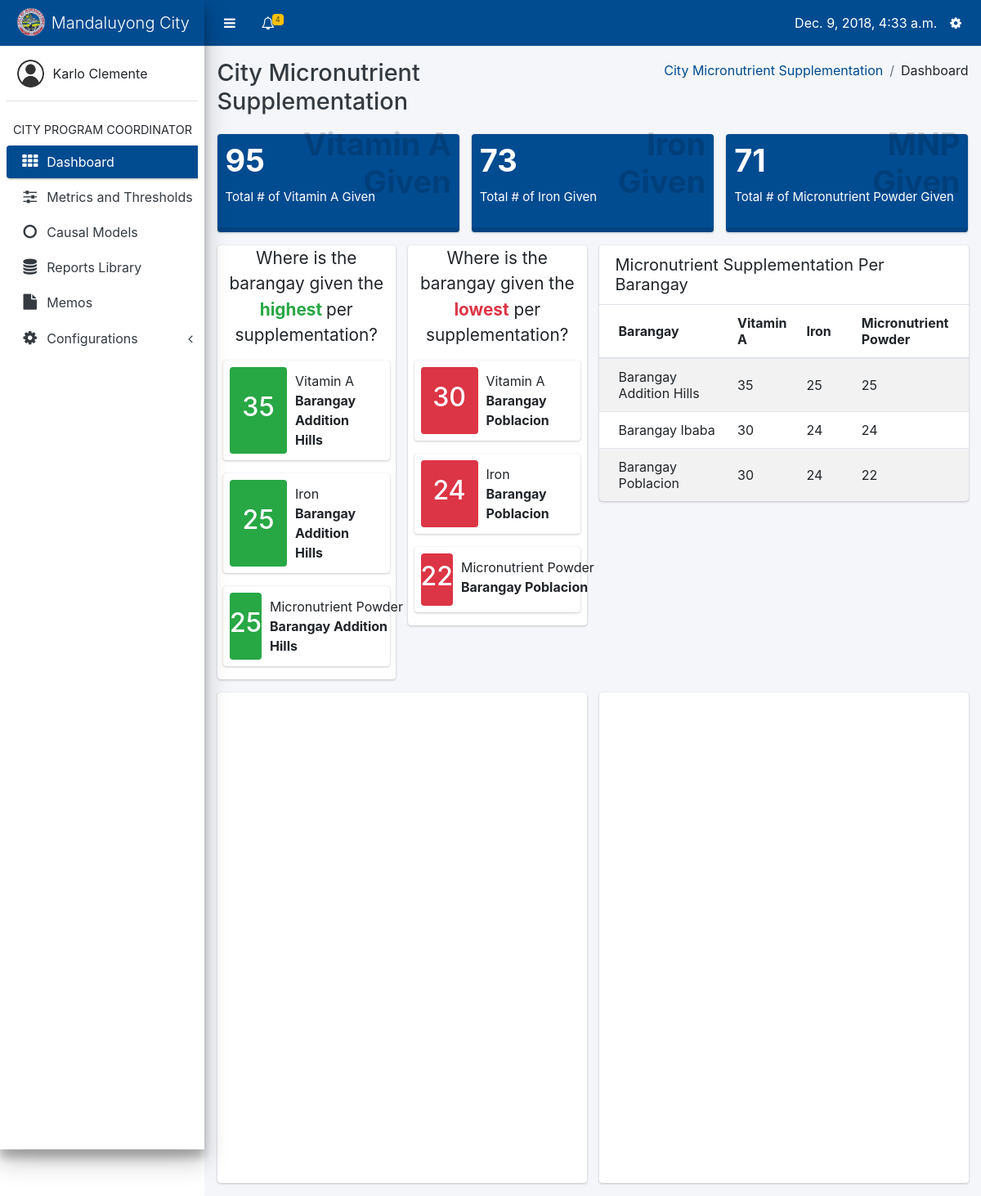
The app's page /visualizations/city_micronutrient (signed in) with its own data.
### core/models.py (models this page shows, shortened)
class Profile(models.Model):
    user = models.OneToOneField(User, on_delete=models.CASCADE, related_name='profile')
    barangay = models.ForeignKey(Barangay, on_delete=models.CASCADE, null=True, blank=True)
    USER_TYPES = (
        ('Barangay Nutrition Scholar', 'Barangay Nutrition Scholar'),
        ('Nutritionist', 'Nutritionist'),
        ('Nutrition Program Coordinator', 'Nutrition Program Coordinator')
    )
    user_type = models.CharField(max_length=40, choices=USER_TYPES)

### datainput/models.py (models this page shows, shortened)
class Barangay(models.Model):
    name = models.CharField(max_length=100)

### visualizations/views.py (the view)
# urls.py: path('city_micronutrient', views.city_micronutrient, name='city_micronutrient'),
@login_required
def city_micronutrient(request):
    profile = Profile.objects.get(user=request.user)
    if profile.user_type == 'Nutritionist':
        template_values = 'core/nutritionist-layout.html'
    else:
        template_values = 'core/pc_layout.html'
    context = {
        'active': 'db',
        'template_values': template_values,
        'totals': cc.given_totals(),
        'highest': cc.highest(0),
        'lowest': cc.highest(123),
        'micro_per_barangay': cc.micro_per_barangay()
    }
    return render(request, 'visualizations/insights/micronutrient.html', context)

### visualizations/templates/visualizations/insights/micronutrient.html (shortened to what this page needs)
{% extends template_values %}
{% block content %}
{% load static %}
    <div class="content-wrapper" style="height: auto; margin-top: 57px;">
        <div class="content-header">
        <div class="container-fluid">
            <div class="row mb-2">
                    <div class="col-sm-6">
                        <h1 class="m-0 text-dark">City Micronutrient Supplementation</h1>
                    </div>
                <div class="col-sm-6">
                    <ol class="breadcrumb float-sm-right">
                        <li class="breadcrumb-item"><a href="#">City Micronutrient Supplementation</a></li>
                        <li class="breadcrumb-item">Dashboard</li>
                    </ol>
                </div>
            </div>
        </div>
    </div>
        <div class="content">
            <div class="container-fluid">
<div class="row">
    <div class="col-4">
        <div class="small-box bg-primary">
            <div class="inner">
                <h3>{{ totals.0 }}</h3>
                <p>Total # of Vitamin A Given</p>
            </div>
            <div class="icon">
                <h3 style="margin-bottom: 0;">Vitamin A</h3>
                <h3 style="text-align: right;">Given</h3>
            </div>
            <div class="small-box-footer">
            </div>
        </div>
    </div>
    <div class="col-4">
        <div class="small-box bg-primary">
            <div class="inner">
                <h3>{{ totals.1 }}</h3>
                <p>Total # of Iron Given</p>
            </div>
            <div class="icon">
                <h3 style="margin-bottom: 0; text-align: right;">Iron</h3>
                <h3 style="text-align: right;">Given</h3>
            </div>
            <div class="small-box-footer">
            </div>
        </div>
    </div>
    <div class="col-4">
        <div class="small-box bg-primary">
            <div class="inner">
                <h3>{{ totals.2 }}</h3>
                <p>Total # of Micronutrient Powder Given</p>
            </div>
            <div class="icon">
                <h3 style="margin-bottom: 0; text-align: right;">MNP</h3>
                <h3 style="text-align: right;">Given</h3>
            </div>
            <div class="small-box-footer">
            </div>
        </div>
    </div>
</div>
<div class="row">
<div class="col-3">
    <div class="card">
        <div class="card-body p-0">
            <p  style="text-align: center; font-size: 1.3rem;">Where is the barangay given the<br><b class="text-success">highest </b> per supplementation?</p>
            <div class="col-12">
                <div class="info-box">
                    <span class="info-box-icon bg-success"><h2>{{ highest.0.1 }}</h2></span>
                    <div class="info-box-content">
                        <span class="info-box-text">Vitamin A</span>
                        <span class="info-box-number">{{ highest.0.0 }}</span>
                    </div>
                </div>
            </div>
            <div class="col-12">
                <div class="info-box">
                    <span class="info-box-icon bg-success"><h2>{{ highest.1.1 }}</h2></span>
                    <div class="info-box-content">
                        <span class="info-box-text">Iron</span>
                        <span class="info-box-number">{{ highest.1.0 }}</span>
                    </div>
                </div>
            </div>
            <div class="col-12">
                <div class="info-box">
                    <span class="info-box-icon bg-success"><h2>{{ highest.2.1 }}</h2></span>
                    <div class="info-box-content">
                        <span class="info-box-text">Micronutrient Powder</span>
                        <span class="info-box-number">{{ highest.2.0 }}</span>
                    </div>
                </div>
            </div>
        </div>
    </div>
</div>
<div class="col-3">
    <div class="card">
        <div class="card-body p-0">
            <p style="text-align: center; font-size: 1.3rem;">Where is the barangay given the <br><b class="text-danger">lowest</b> per supplementation?</p>
            <div class="col-12">
                <div class="info-box">
                    <span class="info-box-icon bg-danger"><h2>{{ lowest.0.1 }}</h2></span>
                    <div class="info-box-content">
                        <span class="info-box-text">Vitamin A</span>
                        <span class="info-box-number">{{ lowest.0.0 }}</span>
                    </div>
                </div>
            </div>
            <div class="col-12">
                <div class="info-box">
                    <span class="info-box-icon bg-danger"><h2>{{ lowest.1.1 }}</h2></span>
                    <div class="info-box-content">
                        <span class="info-box-text">Iron</span>
                        <span class="info-box-number">{{ lowest.1.0 }}</span>
                    </div>
                </div>
            </div>
            <div class="col-12">
                <div class="info-box">
                    <span class="info-box-icon bg-danger"><h2>{{ lowest.2.1 }}</h2></span>
                    <div class="info-box-content">
                        <span class="info-box-text">Micronutrient Powder</span>
                        <span class="info-box-number">{{ lowest.2.0 }}</span>
                    </div>
                </div>
            </div>
        </div>
    </div>
</div>
<div class="col-6">
    <div class="card">
        <div class="card-header no-border">
            <h3 class="card-title">Micronutrient Supplementation Per Barangay</h3>
        </div>
        <div class="card-body p-0">
            <table class="table table-striped table-valign-middle">
                <thead>
                    <tr>
                        <th style="width: 46%;">Barangay</th>
                        <th style="width: 18%;">Vitamin A</th>
                        <th style="width: 18%;">Iron</th>
                        <th style="width: 18%;">Micronutrient Powder</th>
                    </tr>
                </thead>
                <tbody>
                    {% for b in micro_per_barangay %}
                    <tr>
                    {% for a in b %}
                    <td>{{ a }}</td>
                    {% endfor %}
                    </tr>
                    {% endfor %}
                </tbody>
            </table>
        </div>
    </div>
</div>
</div>
<div class="row">
    <div class="col-6">
        <div style="height: 600px;" class="card">
            <div class="col-12" id="totals">
            </div>
        </div>
    </div>
    <div class="col-6">
        <div style="height: 600px;" class="card">
            <div class="col-12" id="totals-lowest">
            </div>
        </div>
    </div>
</div>
            </div>
        </div>
    </div>
{% endblock %}

### core/templates/core/pc_layout.html (shortened to what this page needs)
{% load static %}
<html>
    <head>
        <link rel="stylesheet" type="text/css" href="{% static 'core/plugins/bootstrap/css/bootstrap.css' %}">
        <link rel="stylesheet" type="text/css" href="{% static 'core/plugins/css/adminlte.css' %}">
        <link rel="stylesheet" type="text/css" href="{% static 'core/plugins/datatables/dataTables.bootstrap4.css' %}">
        <link rel="stylesheet" type="text/css" href="{% static 'core/plugins/font-awesome/css/font-awesome.css' %}">
        <link rel="stylesheet" type="text/css" href="{% static 'core/plugins/select2/select2.css' %}">
    </head>
    <body class="sidebar-mini" style="padding-right: 0 !important;">
        <div class="wrapper">
            <nav class="main-header navbar navbar-expand border-bottom navbar-light bg-primary" style="position: fixed; right: 0; left: 0;">
                <ul class="navbar-nav">
                    <li class="nav-item">
                        <a class="nav-link" data-widget="pushmenu" href="#" style="padding-top: 12px;"><i class="fa fa-bars"></i></a>
                    </li>
                    <li class="nav-item dropdown">
                        <a class="nav-link" data-toggle="dropdown" href="#" aria-expanded="false" style="padding-top: 12px;">
                            <i class="fa fa-bell-o"></i>
                            {% if unread_count > 0 %}
                                <span class="badge badge-warning navbar-badge">
                                {{ unread_count }}</span>
                            {% endif %}
                        </a>
                    </li>
                </ul>
                <ul class="navbar-nav ml-auto">
                    <li class="nav-item mt-2">
                        {{ today }}
                    </li>
                    <li class="nav-item dropdown">
                        <a class="nav-link" data-toggle="dropdown" href="#" aria-expanded="true" style="padding-top: 12px;">
                            <i class="fa fa-cog"></i>
                        </a>
                    </li>
                </ul>
            </nav>
            <aside class="main-sidebar elevation-4 sidebar-light-primary" style="min-height: 620px;">
                <div class="brand-link bg-primary">
                    <img src="{% static 'core/images/com.png' %}" class="brand-image img-circle" style="opacity: .8">
                    <span class="brand-text font-weight-light">Mandaluyong City</span>
                </div>
                <div class="sidebar">
                    <div class="user-panel mt-3 pb-3 mb-3 d-flex">
                        <div class="image">
                            <img src="{% static 'core/images/usr.png' %}" class="img-circle" alt="User Image">
                        </div>
                        <div class="info">
                            <div class="d-block">{{ profile.user.first_name }} {{ profile.user.last_name }}</div>
                        </div>
                    </div>
                    <nav class="mt-2">
                        <ul class="nav nav-pills nav-sidebar flex-column" data-widget="treeview" role="menu" data-accordion="false">
                            <li class="nav-header">CITY PROGRAM COORDINATOR</li>
                            <li class="nav-item">
                                <a href="{% url 'core:program_coordinator' %}" class="nav-link {% if active == 'db' %}active{% endif %}">
                                    <i class="nav-icon fa fa-th"></i>
                                    <p>Dashboard</p>
                                </a>
                                </li>
                            <li class="nav-item">
                                <a href="{% url 'datapreprocessing:index' %}" class="nav-link {% if active == 'mt' %}active{% endif %}">
                                    <i class="nav-icon fa fa-sliders"></i>
                                    <p>Metrics and Thresholds</p>
                                </a>
                            </li>
                              <li class="nav-item">
                                <a href="{% url 'causalmodel:index' 2018 %}" class="nav-link {% if active == 'cm' %}active{% endif %}">
                                    <i class="nav-icon fa fa-circle-o"></i>
                                    <p>Causal Models</p>
                                </a>
                            </li>
                            <li class="nav-item">
                                    <a href="{% url 'visualizations:reports_library' %}" class="nav-link {% if active == 'rl' %}active{% endif %}">
                                    <i class="nav-icon fa fa-database"></i>
                                    <p>Reports Library</p>
                                </a>
                            </li>
                            <li class="nav-item">
                                <a href="{% url 'core:memos' %}" class="nav-link {% if active == 'mm' %}active{% endif %}">
                                    <i class="nav-icon fa fa-file"></i>
                                    <p>Memos</p>
                                </a>
                            </li>
                            <li class="nav-item has-treeview {% if active == 'arc' %}menu-open{% endif %}">
                                <a href="#" class="nav-link {% if active == 'arc' %}active{% endif %}">
                                  <i class="nav-icon fa fa-cog"></i>
                                      <p>
                                        Configurations
                                        <i class="right fa fa-angle-left"></i>
                                      </p>
                                </a>
                            </li>
                        </ul>
                    </nav>
                </div>
            </aside>
            {% block content %}
            {% endblock %}
        </div>
    </body>
</html>

### records on screen
Profile: user.first_name "Karlo", user.last_name "Clemente"
Barangay: name "Barangay Addition Hills", b "Barangay Addition Hills"
Barangay: name "Barangay Poblacion", b "Barangay Poblacion"
Barangay: b "Barangay Ibaba"

### other values on screen
{{ unread_count }} "4"
{{ totals.0 }} "95"
{{ totals.1 }} "73"
{{ totals.2 }} "71"
{{ highest.0.1 }} "35"
{{ highest.1.1 }} "25"
{{ highest.2.1 }} "25"
{{ lowest.0.1 }} "30"
{{ lowest.1.1 }} "24"
{{ lowest.2.1 }} "22"
{{ a }} "35" "25" "25" "30" "24" "24" "30" "24" "22"
